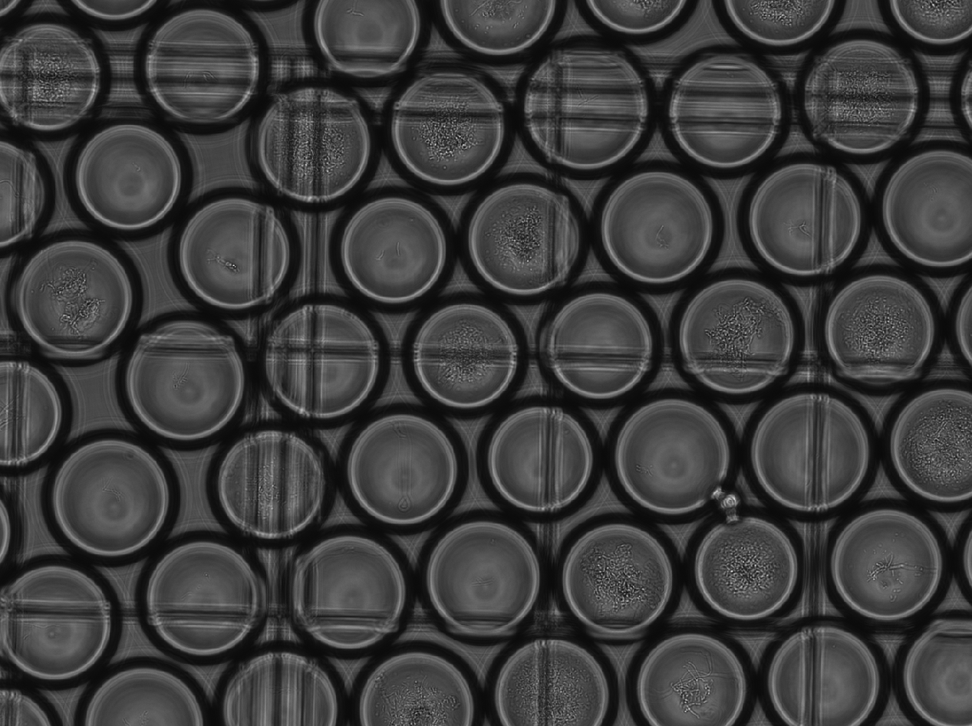
%> input picture droplet_histograms/Figure4/150um/NoAA_150um_1.BMP, 972 x 726 px, shrunk from 1267 x 947 before the run
$ octave dropletvariation_150um.m   (GNU Octave 9; MATLAB toolbox functions it lacks are replaced by stand-ins)
%> lines starting %> are read from the running program, lines starting %| are printed output that depends on the picture
%requires 4 brightfield and ImageJ-edited fluorescence photos to have more
%than 100 droplets

%for normal microscopy image
image1 = imread('150um/NoAA_150um_1.BMP');
%> image1 is the input picture: size 726x972x3 uint8; min 10, max 208, mean 60.6
image2 = imread('150um/NoAA_150um_4.BMP');
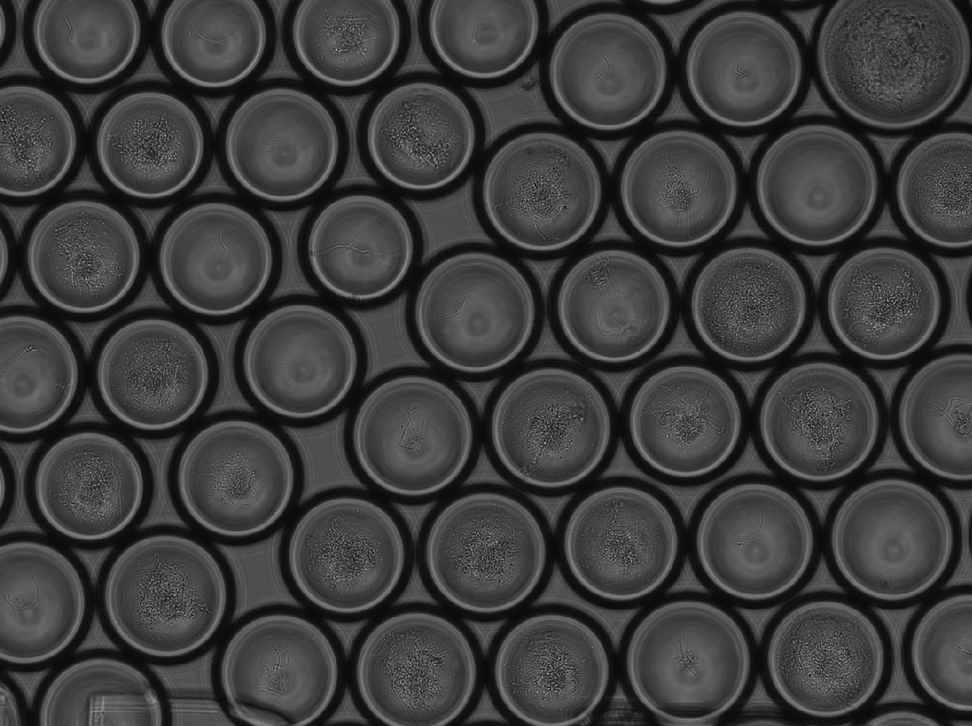
%> input picture droplet_histograms/Figure4/150um/NoAA_150um_4.BMP, 972 x 726 px, shrunk from 1267 x 947 before the run
%> image2 is the input picture: size 726x972x3 uint8; min 9, max 188, mean 60.8
image3 = imread('150um/NoAA_150um_7.BMP');
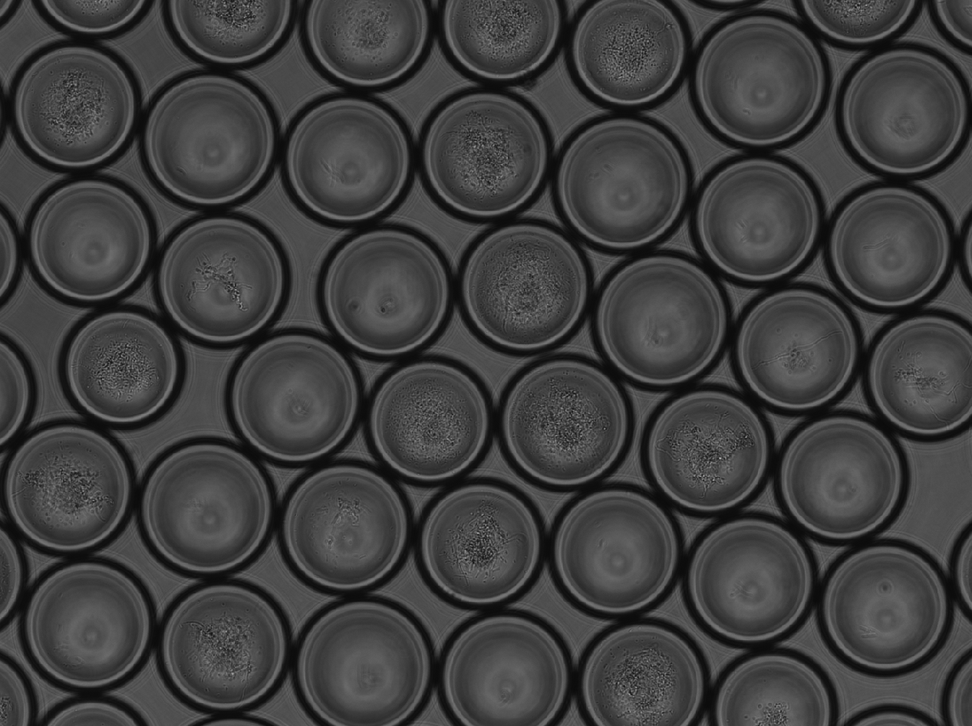
%> input picture droplet_histograms/Figure4/150um/NoAA_150um_7.BMP, 972 x 726 px, shrunk from 1267 x 947 before the run
%> image3 is the input picture: size 726x972x3 uint8; min 10, max 183, mean 62.9
image4 = imread('150um/NoAA_150um_10.BMP');
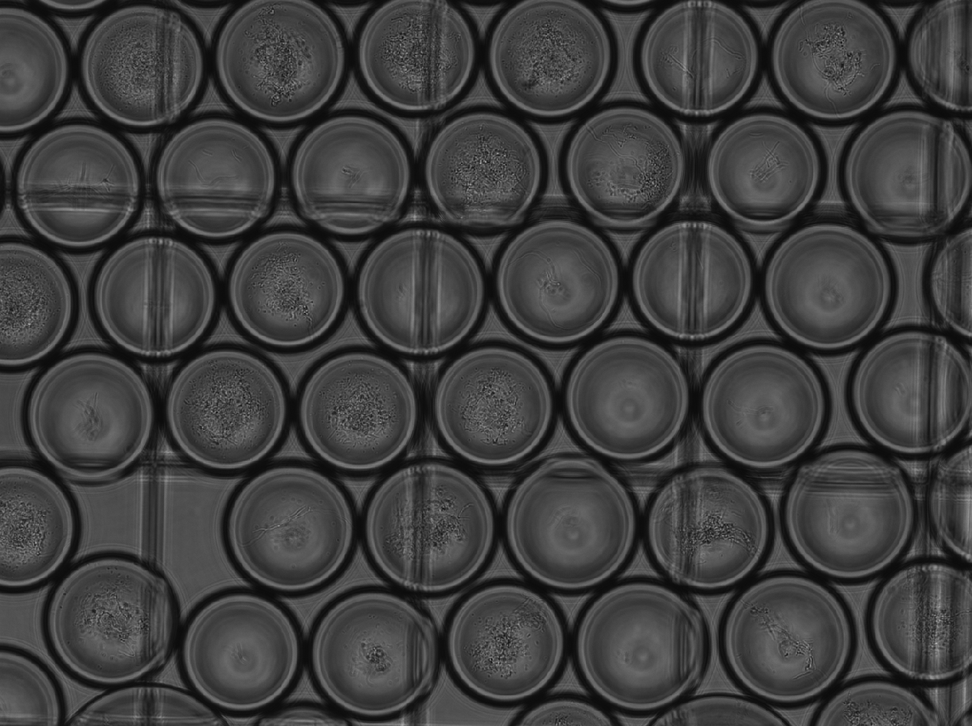
%> input picture droplet_histograms/Figure4/150um/NoAA_150um_10.BMP, 972 x 726 px, shrunk from 1267 x 947 before the run
%> image4 is the input picture: size 726x972x3 uint8; min 11, max 184, mean 62.9
image_total = [image1 image2 image3 image4];
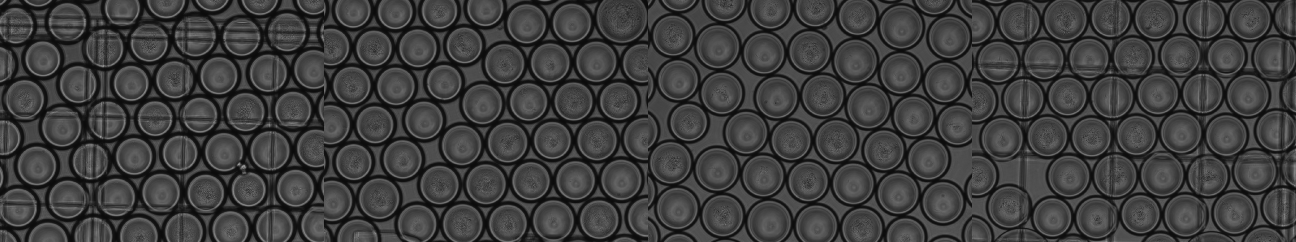
%> image_total: size 726x3888x3 uint8 (shown at 1/3 size); min 9, max 208, mean 61.8
%for fluorescence image
image_fluor1 = (imread('150um/NoAA_150um_1-f.jpg'));
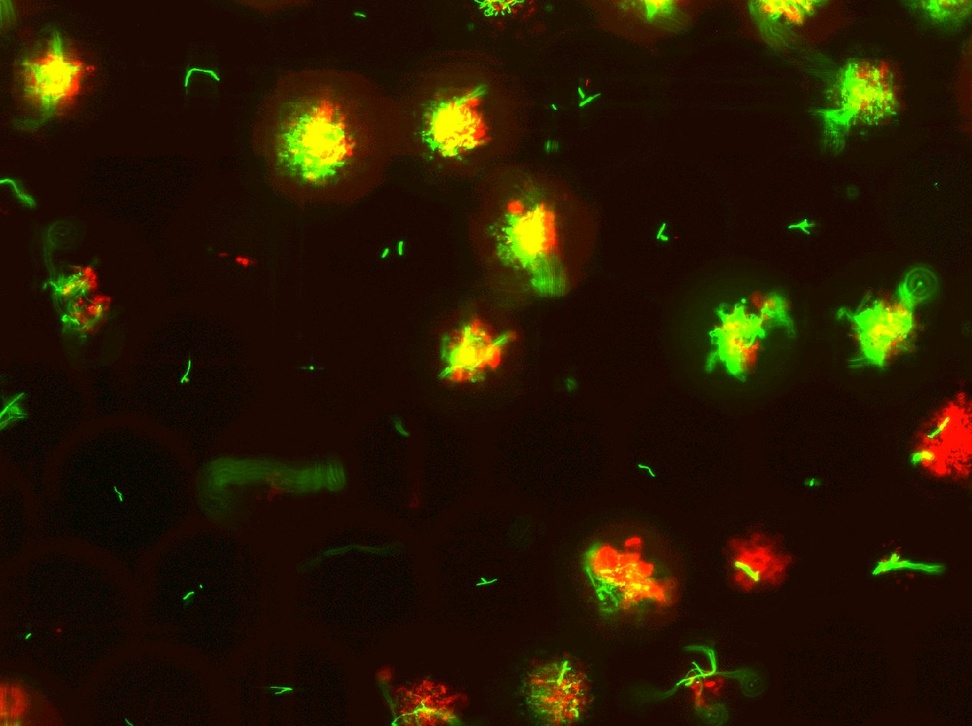
%> input picture droplet_histograms/Figure4/150um/NoAA_150um_1-f.jpg, 972 x 726 px, shrunk from 1267 x 947 before the run
%> image_fluor1 is the input picture: size 726x972x3 uint8; mean R, G, B 37.7, 23, 1.7
image_fluor2 = (imread('150um/NoAA_150um_4-f.jpg'));
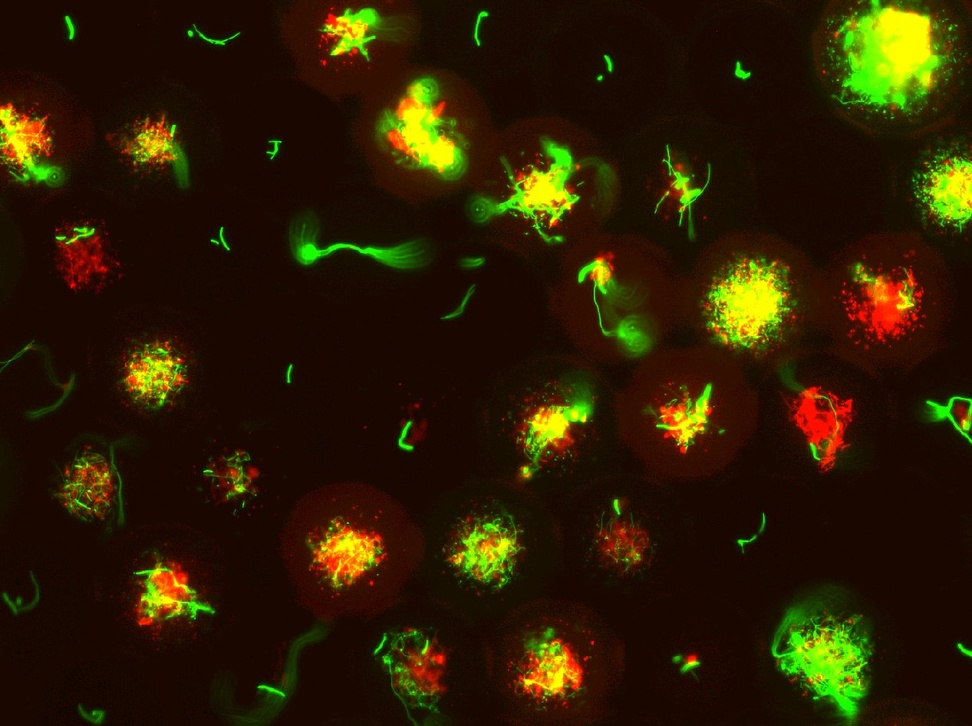
%> input picture droplet_histograms/Figure4/150um/NoAA_150um_4-f.jpg, 972 x 726 px, shrunk from 1267 x 947 before the run
%> image_fluor2 is the input picture: size 726x972x3 uint8; mean R, G, B 44.6, 29.3, 1.9
%> (the run ends here)
